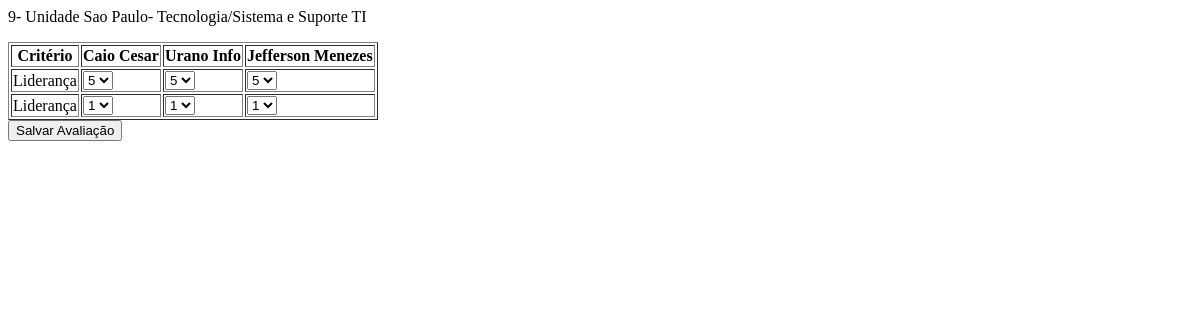
Before: /avaliacao/ with the older database file.
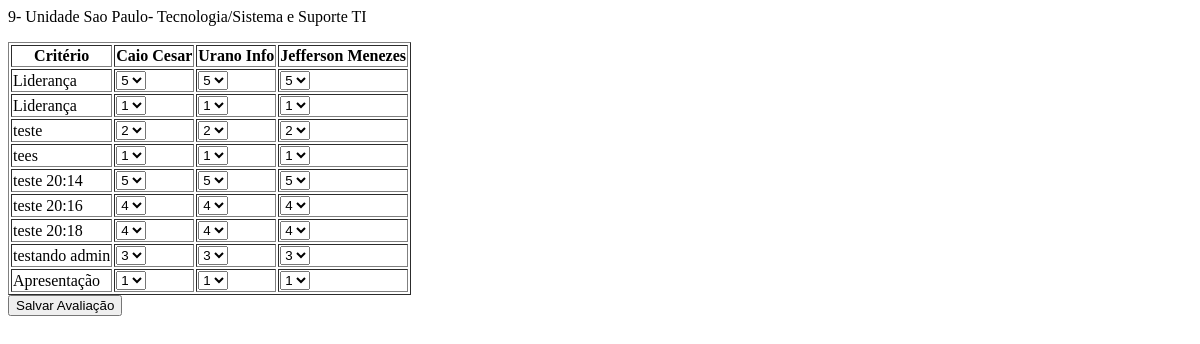
After: the same page with the newer database file.
### formulario/models.py (models this page shows)
class Avaliacao(models.Model):
    colaborador = models.ForeignKey(Colaborador, on_delete=models.CASCADE)
    criterio = models.CharField(max_length=100)
    nota = models.IntegerField(choices=[(i, i) for i in range(1, 6)])# Fazer aparecer apenas de 1 a 5
    class Meta:
        unique_together = ('colaborador', 'criterio')

### formulario/views.py (the view)
# urls.py: path('avaliacao/', avaliacao_view, name='new_avaliacao'),
def avaliacao_view(request):
    if request.method == 'POST':
        new_formulario = AvaliacaoModelForm(request.POST)#cria e armazena o que está vindo do formulario
        if new_formulario.is_valid():
            new_formulario.save()
        print(" Salvou !!")
    else:
        new_formulario = AvaliacaoFormSet(queryset=Avaliacao.objects.all())
    return render(request,'avaliacao_new.html',{ 'new_formulario' : new_formulario} )

### formulario/templates/avaliacao_new.html (shortened to what this page needs)
{% block content %}
<p> 9- Unidade Sao Paulo- Tecnologia/Sistema e Suporte TI </p>
  <form method="POST">
    <table border="1">
      <thead>
        <tr>
          <th>Critério</th>
          <th>Caio Cesar</th>
          <th>Urano Info</th>
          <th>Jefferson Menezes</th>
        </tr>
      </thead>
      <tbody>
        {% for form in new_formulario %}
          <tr>
            <td>{{ form.criterio.value }}</td>
            <td>{{ form.nota }}</td>
            <td>{{ form.nota }}</td>
            <td>{{ form.nota }}</td>
          </tr>
        {% endfor %}
      </tbody>
    </table>
    <button type="submit">Salvar Avaliação</button>
  </form>
{% endblock %}

Changed rows visible on the page:
added Avaliacao: criterio.value "teste"
added Avaliacao: criterio.value "tees"
added Avaliacao: criterio.value "teste 20:14"
added Avaliacao: criterio.value "teste 20:16"
added Avaliacao: criterio.value "teste 20:18"
added Avaliacao: criterio.value "testando admin"
added Avaliacao: criterio.value "Apresentação"
Other visible differences:
new list line: "2 2 2"
new list line: "1 1 1"
new list line: "5 5 5"
new list line: "4 4 4"
new list line: "3 3 3"
